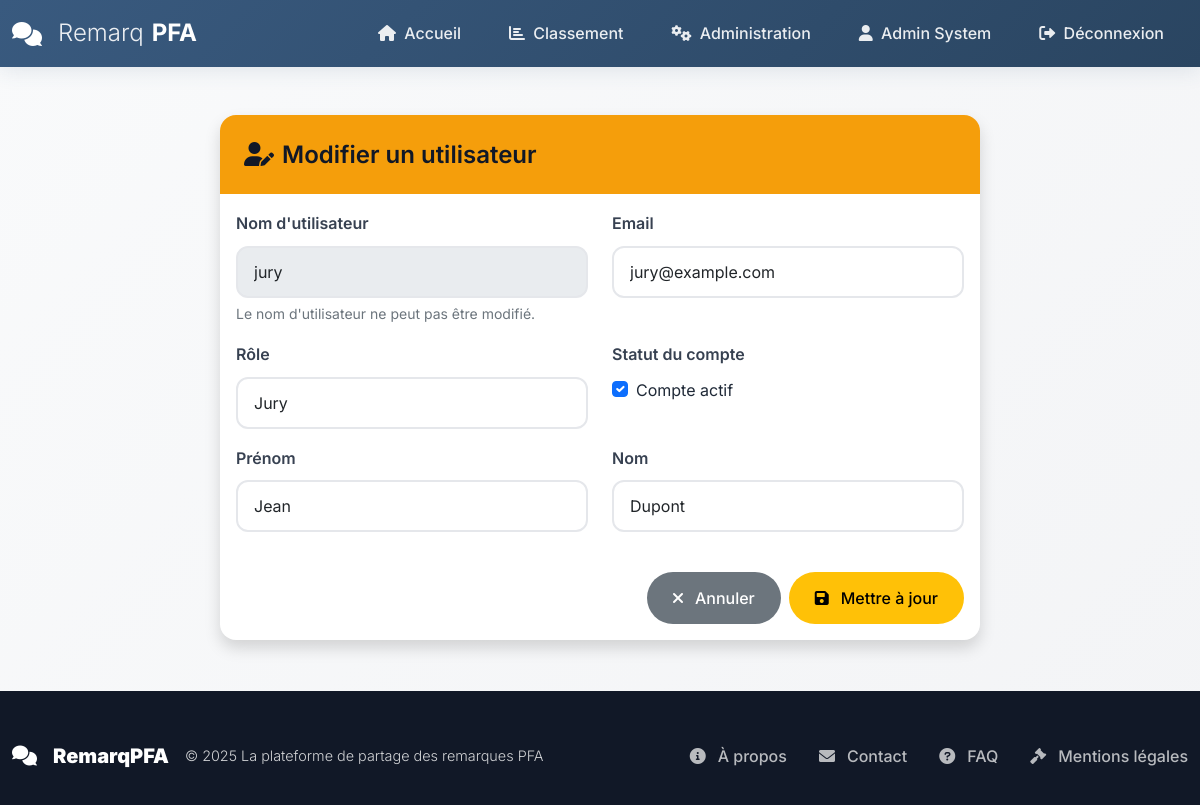
Before: /admin/users/2/edit (signed in) with the older database file.
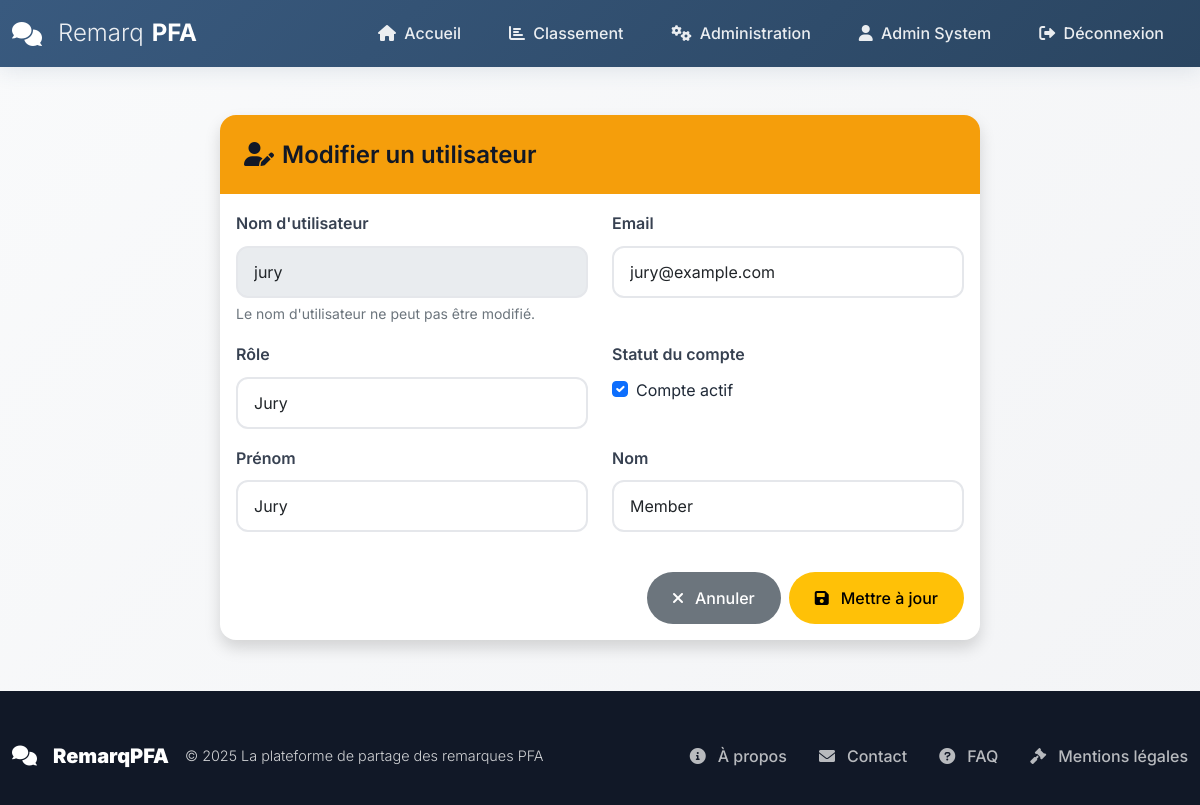
After: the same page with the newer database file.
### models.py (models this page shows, shortened)
class User(UserMixin, db.Model):
    __tablename__ = 'users'
    id = db.Column(db.Integer, primary_key=True)
    username = db.Column(db.String(80), unique=True, nullable=False, index=True)
    email = db.Column(db.String(120), unique=True, nullable=False, index=True)
    password_hash = db.Column(db.String(255), nullable=False)
    first_name = db.Column(db.String(50), nullable=True)
    last_name = db.Column(db.String(50), nullable=True)
    role = db.Column(db.String(20), nullable=False, default='student')
    is_active = db.Column(db.Boolean, default=True)
    created_at = db.Column(db.DateTime, default=datetime.utcnow)
    updated_at = db.Column(db.DateTime, default=datetime.utcnow, onupdate=datetime.utcnow)
    comments_as_jury = db.relationship('Comment',
                                      foreign_keys='Comment.jury_id',
                                      backref='jury_user',
                                      lazy='dynamic')
    comments_as_student = db.relationship('Comment',
                                         foreign_keys='Comment.student_id',
                                         backref='student_user',
                                         lazy='dynamic')
    pfa_projects = db.relationship('PFAProject',
                                  foreign_keys='PFAProject.student_id',
                                  backref='project_student',
                                  lazy='dynamic')
    project_comments = db.relationship('ProjectComment',
                                      foreign_keys='ProjectComment.user_id',
                                      backref='comment_author',
                                      lazy='dynamic')
    notifications = db.relationship('Notification',
                                   foreign_keys='Notification.user_id',
                                   backref='user',
                                   lazy='dynamic')
    def get_full_name(self):
        if self.first_name and self.last_name:
            return f"{self.first_name} {self.last_name}"
        return self.username

### routes/admin.py (the view, shortened to what this page needs)
@admin_bp.route('/users/<int:user_id>/edit', methods=['GET', 'POST'])
@login_required
def edit_user(user_id):
    if current_user.role != 'admin':
        flash('Accès non autorisé.', 'danger')
        return redirect(url_for('public.home'))
    user = User.query.get_or_404(user_id)
    return render_template('admin/edit_user.html', user=user)

### templates/admin/edit_user.html (shortened to what this page needs)
{% extends "base.html" %}
{% block content %}
<div class="container py-4">
    <div class="row justify-content-center">
        <div class="col-md-8">
            <div class="card shadow">
                <div class="card-header bg-warning text-dark">
                    <h4 class="card-title mb-0">
                        <i class="fas fa-user-edit me-2"></i>Modifier un utilisateur
                    </h4>
                </div>
                <div class="card-body">
                    <form method="POST" class="needs-validation" novalidate>
                        <div class="row">
                            <div class="col-md-6 mb-3">
                                <label for="username" class="form-label">Nom d'utilisateur</label>
                                <input type="text" class="form-control" id="username" name="username"
                                       value="{{ user.username }}" readonly>
                                <div class="form-text">Le nom d'utilisateur ne peut pas être modifié.</div>
                            </div>
                            <div class="col-md-6 mb-3">
                                <label for="email" class="form-label">Email</label>
                                <input type="email" class="form-control" id="email" name="email"
                                       value="{{ user.email }}" required>
                            </div>
                        </div>
                        <div class="row">
                            <div class="col-md-6 mb-3">
                                <label for="role" class="form-label">Rôle</label>
                                <select class="form-select" id="role" name="role" required>
                                    <option value="jury" {% if user.role == 'jury' %}selected{% endif %}>Jury</option>
                                </select>
                            </div>
                            <div class="col-md-6 mb-3">
                                <label for="is_active" class="form-label">Statut du compte</label>
                                <div class="form-check">
                                    <input type="checkbox" class="form-check-input" id="is_active" name="is_active"
                                           {% if user.is_active %}checked{% endif %}>
                                    <label class="form-check-label" for="is_active">
                                        Compte actif
                                    </label>
                                </div>
                            </div>
                        </div>
                        <div class="row">
                            <div class="col-md-6 mb-3">
                                <label for="first_name" class="form-label">Prénom</label>
                                <input type="text" class="form-control" id="first_name" name="first_name"
                                       value="{{ user.first_name or '' }}">
                            </div>
                            <div class="col-md-6 mb-3">
                                <label for="last_name" class="form-label">Nom</label>
                                <input type="text" class="form-control" id="last_name" name="last_name"
                                       value="{{ user.last_name or '' }}">
                            </div>
                        </div>
                        <div class="d-grid gap-2 d-md-flex justify-content-md-end mt-4">
                            <a href="{{ url_for('admin.dashboard') }}" class="btn btn-secondary">
                                <i class="fas fa-times me-1"></i>Annuler
                            </a>
                            <button type="submit" class="btn btn-warning">
                                <i class="fas fa-save me-1"></i>Mettre à jour
                            </button>
                        </div>
                    </form>
                </div>
            </div>
        </div>
    </div>
</div>
{% endblock content %}

Changed rows visible on the page:
changed User "jury": first_name "Jean" → "Jury"; last_name "Dupont" → "Member"
